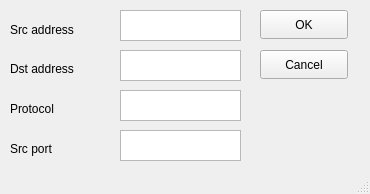
<?xml version="1.0" encoding="UTF-8"?>
<ui version="4.0">
 <class>MainWindow</class>
 <widget class="QMainWindow" name="MainWindow">
  <property name="geometry">
   <rect>
    <x>0</x>
    <y>0</y>
    <width>370</width>
    <height>194</height>
   </rect>
  </property>
  <property name="windowTitle">
   <string>Add postrouting rule</string>
  </property>
  <widget class="QWidget" name="centralwidget">
   <widget class="QLabel" name="label">
    <property name="geometry">
     <rect>
      <x>10</x>
      <y>20</y>
      <width>81</width>
      <height>20</height>
     </rect>
    </property>
    <property name="text">
     <string>Src address</string>
    </property>
   </widget>
   <widget class="QTextEdit" name="dstField">
    <property name="geometry">
     <rect>
      <x>120</x>
      <y>50</y>
      <width>121</width>
      <height>31</height>
     </rect>
    </property>
   </widget>
   <widget class="QPushButton" name="okButton">
    <property name="geometry">
     <rect>
      <x>260</x>
      <y>10</y>
      <width>88</width>
      <height>29</height>
     </rect>
    </property>
    <property name="text">
     <string>OK</string>
    </property>
   </widget>
   <widget class="QPushButton" name="cancelButton">
    <property name="geometry">
     <rect>
      <x>260</x>
      <y>50</y>
      <width>88</width>
      <height>29</height>
     </rect>
    </property>
    <property name="text">
     <string>Cancel</string>
    </property>
   </widget>
   <widget class="QLabel" name="label_2">
    <property name="geometry">
     <rect>
      <x>10</x>
      <y>60</y>
      <width>101</width>
      <height>17</height>
     </rect>
    </property>
    <property name="text">
     <string>Dst address</string>
    </property>
   </widget>
   <widget class="QLabel" name="label_5">
    <property name="geometry">
     <rect>
      <x>10</x>
      <y>140</y>
      <width>91</width>
      <height>17</height>
     </rect>
    </property>
    <property name="text">
     <string>Src port</string>
    </property>
   </widget>
   <widget class="QTextEdit" name="sportField">
    <property name="geometry">
     <rect>
      <x>120</x>
      <y>130</y>
      <width>121</width>
      <height>31</height>
     </rect>
    </property>
   </widget>
   <widget class="QTextEdit" name="srcField">
    <property name="geometry">
     <rect>
      <x>120</x>
      <y>10</y>
      <width>121</width>
      <height>31</height>
     </rect>
    </property>
   </widget>
   <widget class="QTextEdit" name="protField">
    <property name="geometry">
     <rect>
      <x>120</x>
      <y>90</y>
      <width>121</width>
      <height>31</height>
     </rect>
    </property>
   </widget>
   <widget class="QLabel" name="label_4">
    <property name="geometry">
     <rect>
      <x>10</x>
      <y>100</y>
      <width>91</width>
      <height>17</height>
     </rect>
    </property>
    <property name="text">
     <string>Protocol</string>
    </property>
   </widget>
  </widget>
  <widget class="QStatusBar" name="statusbar"/>
 </widget>
 <resources/>
 <connections/>
</ui>
